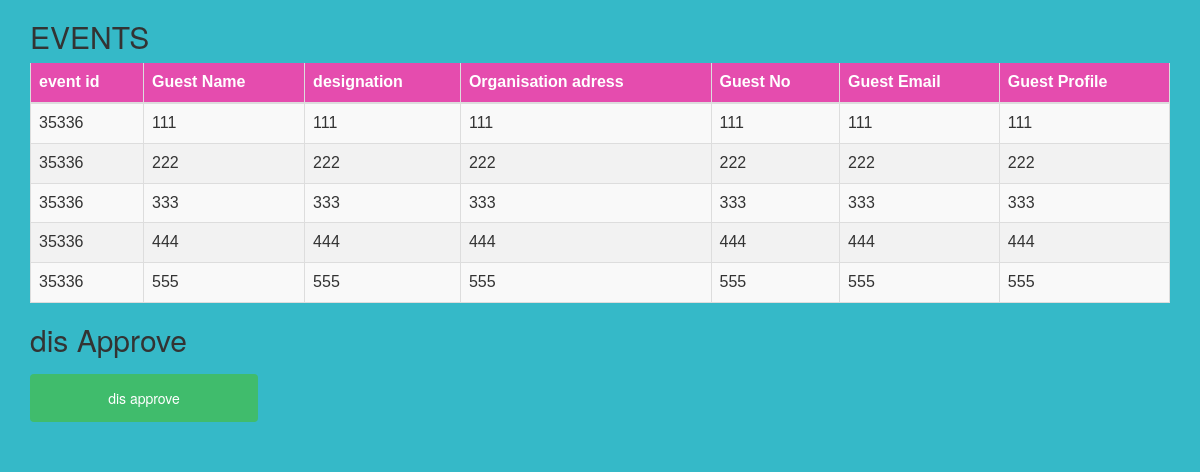
The page /discoordinator.php?id=35336 on the database its author committed.
### tables this page shows
CREATE TABLE `g_detail` (
  `event_id` varchar(100) NOT NULL,
  `g_name` varchar(100) NOT NULL,
  `desig` varchar(100) NOT NULL,
  `o_addr` varchar(100) NOT NULL,
  `g_no` varchar(100) NOT NULL,
  `g_email` varchar(100) NOT NULL,
  `g_profile` varchar(100) NOT NULL
);

### discoordinator.php (the view, shortened to what this page needs)
<html lang="en">
<head>
  <link rel="stylesheet" href="https://maxcdn.bootstrapcdn.com/bootstrap/3.3.7/css/bootstrap.min.css">
<link href="css.css" rel="stylesheet" type="text/css"></link>
</head>
<body>
<div class="container">
  <h2>EVENTS</h2>
  <table class="table table-striped">
    <thead>
      <tr>
        <th>event id</th>
        <th>Guest Name</th>
	<th>designation</th>
        <th>Organisation adress</th>
	<th>Guest No</th>
	<th>Guest Email</th>
  <th>Guest Profile</th>
      </tr>
    </thead>
    <tbody>
      <tr>
<?php
$id=$_GET['id'];
$r=mysqli_query($con,"select * from g_detail where event_id='$id' ");
while ($row=mysqli_fetch_row($r))
{
echo "<td>".$row[0]."</td>";
echo "<td>".$row[1]." </td>";
echo "<td> ".$row[2]."</td>";
echo "<td> ".$row[3]."</td>";
echo "<td> ".$row[4]."</td>";
echo "<td> ".$row[5]."</td>";
echo "<td> ".$row[6]."</td>";
echo  "</tr>";
}
?>
  </tbody>
  </table>
  <form action="disapprove.php">
 <h2>dis Approve</h2>
 <input type="submit" name="sub" value="dis approve">
</form>
</div>

### css.css (style rules this page uses)
body { background:#2db7c6f5; }
input[type=submit] { padding-left: 5cm; width: 49.5%; background-color:#e431a4db; color: white; padding: 14px 20px; margin: 8px 0; border: none; border-radius: 4px; cursor: pointer; }
table { font-family: "Trebuchet MS", Arial, Helvetica, sans-serif; border-collapse: collapse; width: 100%; }
td,th { border: 1px solid #ddd; padding: 8px; }
tr { background-color: #f2f2f2; }
th { padding-top: 12px; padding-bottom: 12px; text-align: left; background-color: #e431a4db; color: white; }
input { width: 50%; padding: 12px 20px; margin: 8px 0; display: inline-block; border: 1px solid #ccc; border-radius: 4px; box-sizing: border-box; }
input[type=submit] { width: 20%; background-color: #45be4aba; color: white; padding: 14px 20px; margin: 8px 0; border: none; border-radius: 4px; cursor: pointer; }

### rows shown on the page
g_detail: event "35336", g_name "111", desig "111", o_addr "111", g_no "111", g_email "111", g_profile "111"
g_detail: event "35336", g_name "222", desig "222", o_addr "222", g_no "222", g_email "222", g_profile "222"
g_detail: event "35336", g_name "333", desig "333", o_addr "333", g_no "333", g_email "333", g_profile "333"
g_detail: event "35336", g_name "444", desig "444", o_addr "444", g_no "444", g_email "444", g_profile "444"
g_detail: event "35336", g_name "555", desig "555", o_addr "555", g_no "555", g_email "555", g_profile "555"
